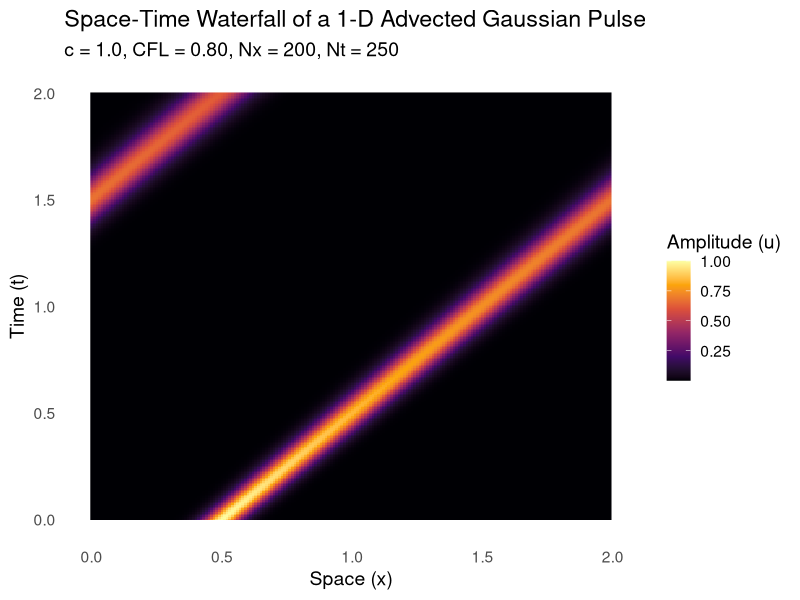
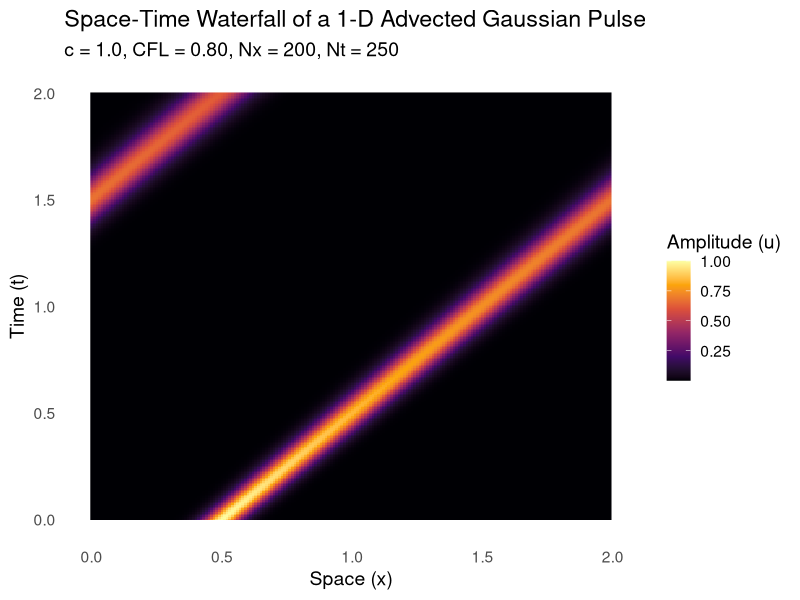

The R script that drew these images, in order:
# --------------------------------------------------------------
# 1.  Load required packages
# --------------------------------------------------------------
library(ggplot2) # for plotting
library(dplyr) # for data manipulation
library(tidyr) # for reshaping (optional, but nice)

# --------------------------------------------------------------
# 2.  Physical & numerical parameters
# --------------------------------------------------------------
# Domain
x_min <- 0.0
x_max <- 2.0
Nx <- 200 # number of spatial grid points
dx <- (x_max - x_min) / Nx

# Time
t_min <- 0.0
t_max <- 2.0 # long enough to see a few periods
CFL <- 0.8 # Courant number (<=1 for upwind stability)
c <- 1.0 # advection speed
dt <- CFL * dx / c # time step
Nt <- ceiling((t_max - t_min) / dt) # number of time steps

# Grid vectors
x_grid <- seq(x_min, x_max - dx, length.out = Nx) # periodic, so last point omitted
t_grid <- seq(t_min, t_max, length.out = Nt)

# --------------------------------------------------------------
# 3.  Initial condition: Gaussian pulse
# --------------------------------------------------------------
x0 <- 0.5 # centre of the pulse
sigma <- 0.05 # width
u0 <- exp(-((x_grid - x0)^2) / (2 * sigma^2))

# --------------------------------------------------------------
# 4.  Allocate storage matrix
# --------------------------------------------------------------
# Rows = time, Columns = space
U_mat <- matrix(0, nrow = Nt, ncol = Nx)
U_mat[1, ] <- u0 # t = 0

# --------------------------------------------------------------
# 5.  Time integration (first‑order upwind, periodic BC)
# --------------------------------------------------------------
for (n in 1:(Nt - 1)) {
  # current solution
  u_now <- U_mat[n, ]

  # upwind derivative (c>0 => look left)
  # periodic: index 1 gets value from Nx
  u_left <- c(u_now[Nx], u_now[1:(Nx - 1)])

  # spatial derivative ∂u/∂x ≈ (u_now - u_left) / dx
  dudx <- (u_now - u_left) / dx

  # update using forward Euler
  u_next <- u_now - c * dt * dudx

  # store
  U_mat[n + 1, ] <- u_next
}

# --------------------------------------------------------------
# 6.  Convert matrix → long data.frame for ggplot2
# --------------------------------------------------------------
# Create a data.frame with columns: t, x, u
df <- expand.grid(
  t = t_grid,
  x = x_grid
) %>%
  mutate(
    u = as.vector(U_mat) # fills column‑wise (t changes fastest)
  )

# (optional) sanity check
head(df)
tail(df)

# --------------------------------------------------------------
# 7.  Plot the space‑time heatmap
# --------------------------------------------------------------
p <- ggplot(df, aes(x = x, y = t, fill = u)) +
  geom_raster() + # or geom_tile() – both work
  scale_fill_viridis_c(
    name = "Amplitude (u)",
    option = "inferno" # feel free to try "magma", "plasma", etc.
  ) +
  labs(
    title = "Space‑Time Waterfall of a 1‑D Advected Gaussian Pulse",
    subtitle = sprintf(
      "c = %.1f, CFL = %.2f, Nx = %d, Nt = %d",
      c,
      CFL,
      Nx,
      Nt
    ),
    x = "Space (x)",
    y = "Time (t)"
  ) +
  theme_minimal(base_size = 14) +
  theme(
    legend.position = "right",
    panel.grid = element_blank()
  )

# Display
print(p)

# --------------------------------------------------------------
# 8.  Save the figure (optional)
# --------------------------------------------------------------
ggsave(
  filename = "SpaceTime_Waterfall.png",
  plot = p,
  width = 8,
  height = 5,
  dpi = 300
)

# --------------------------------------------------------------
# End of script
# --------------------------------------------------------------
